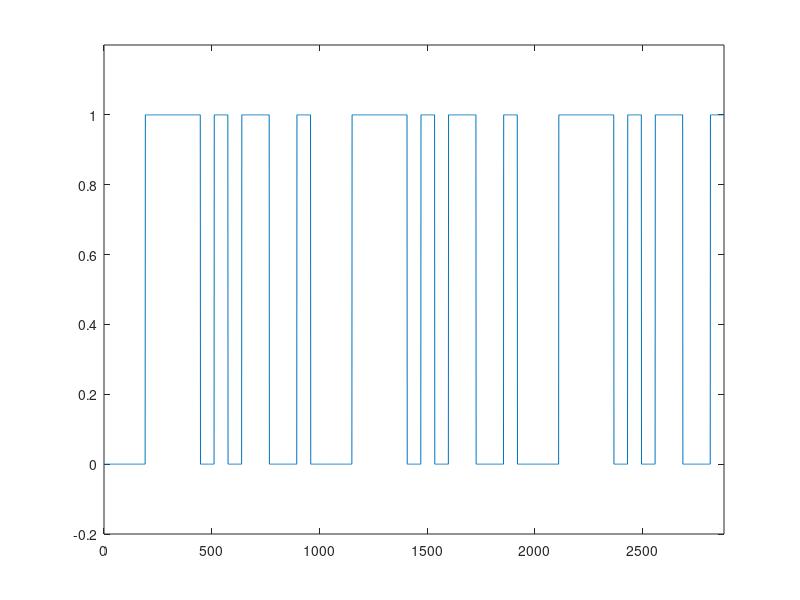
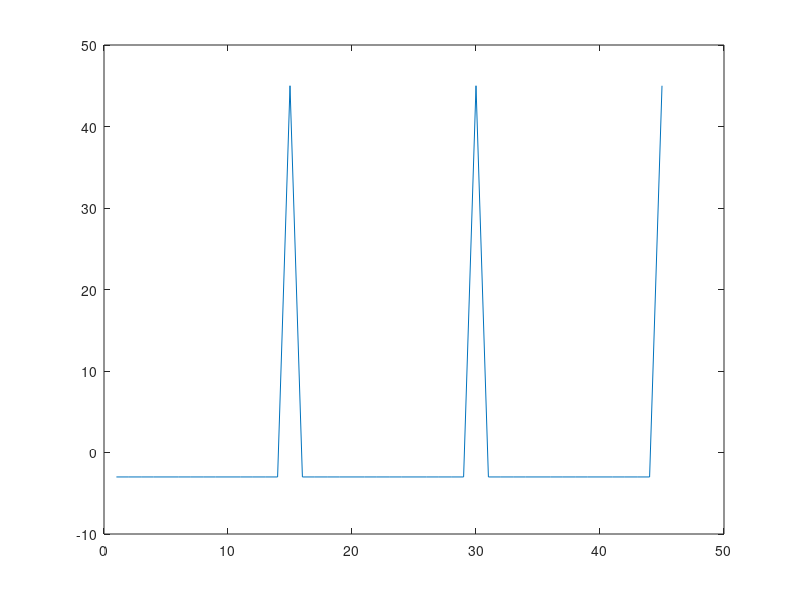

MATLAB code for these plots, in order:
clear;
K=3;
a=[1 0 0 0];
m=length(a);
for k=1:K
    for i=1:2.^m-1
        s((k-1)*(2.^m-1)+i)=a(4);
        temp=xor(a(1),a(4));
        a(4)=a(3);
        a(3)=a(2);
        a(2)=a(1);
        a(1)=temp;
    end
end
n=length(s);
for i=1:n
    for j=1:64
        ss((i-1)*64+j)=s(i);
    end
end
T=length(ss);
t=[0:1:T-1];
figure
plot(t,ss)
axis([0 T-1 -0.2 1.2])





s1=s;
s1=s1*2-1;
L=length(s1);
for delta=1:n
s2=[zeros(1,delta) s1(1:L-delta)];
s2(1:delta)=s1(L-delta+1:L);
corr1(delta)=sum(s1.*s2);
end
figure
plot(corr1)
